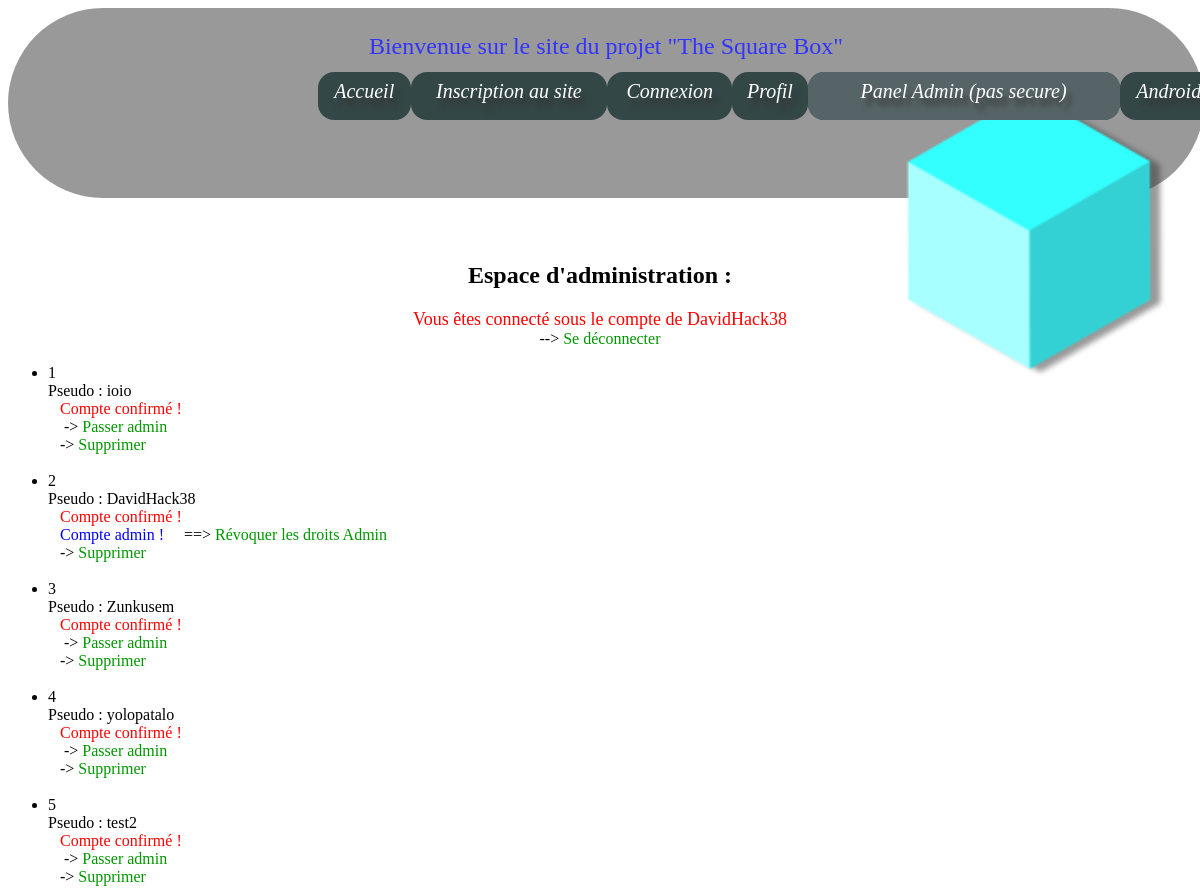
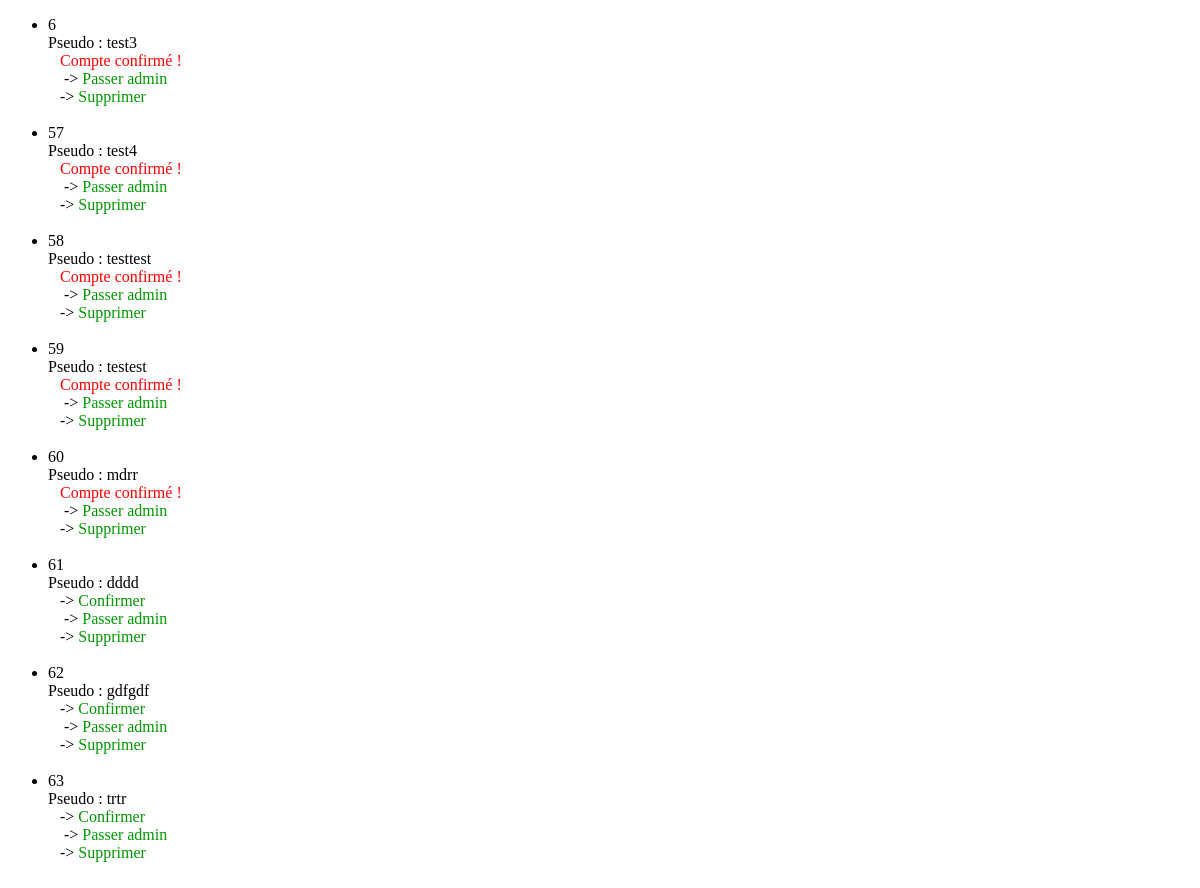
The app's page /admin.php (signed in) with its own data (2 pictures, top to bottom).
### tables this page shows
CREATE TABLE `membres` (
  `id_user` int(11) NOT NULL,
  `pseudo` varchar(255) NOT NULL,
  `mail` varchar(255) NOT NULL,
  `motdepasse` text NOT NULL,
  `avatar` varchar(255) NOT NULL,
  `confirm_by_mail` varchar(255) NOT NULL,
  `admin` varchar(255) NOT NULL
);

### admin.php (the view, shortened to what this page needs)
<?php
	include('fonction.php');
	$pdo_options[PDO::ATTR_ERRMODE] = PDO::ERRMODE_EXCEPTION;
	$bdd = new PDO('mysql:host=127.0.0.1;dbname=Projet_Square_Box', 'Square-Box', 'raspberry', $pdo_options);
	Try
	{
		if (isset($_SESSION['id_user']))
		{
			$profil_php = "profil.php?id_user=" . $_SESSION['id_user'];
			$req_user = $bdd -> prepare('SELECT * FROM membres WHERE id_user = ? ');
			$req_user -> execute(array($_SESSION['id_user']));
			$user_info = $req_user-> Fetch(PDO::FETCH_ASSOC);
			if (isset($_SESSION['admin']) AND $_SESSION['admin'] == 'TRUE')
			{
				$user = $bdd-> query("SELECT * FROM membres ORDER BY id_user");
?>
<!doctype html>
<html>
	<head>
		<?php
			head();
		?>
	</head>
	<body>
		<div class="moncadre">
			<p class="title"> Bienvenue sur le site du projet "The Square Box" </p>
			<a href="index.php"> <img class="zoom" src="fichiers/images/favicon2_no-process.png"/> </a>
				<nav id="navigation">
					<li> <a href="index.php"> Accueil </a> </li>
					<li> <a href="register.php"> Inscription au site </a> </li>
					<li> <a href="login.php"> Connexion </a> </li>
					<li> <a href="<?php echo $profil_php ?> "> Profil </a> </li>
					<li> <a id="active" href="admin.php"> Panel Admin (pas secure) </a> </li>
					<li> <a href="android.php"> Android </a> </li>
				</nav>
		</div>
		<br><br><br><br><br><br><br><br><br><br><br><br>
		<div align="center"> <br>
			<h2> Espace d'administration : </h2>
			<?php
				echo ' <font color="red" size="4"> Vous êtes connecté sous le compte de ' . $user_info['pseudo'] . '</font> <br> --> <a href="disconnect.php"> Se déconnecter </a>';
				echo '</div> <ul>';
				while ($u = $user->fetch())
				{
					echo '<li>' . $u['id_user'] . '<br> Pseudo : ' . $u['pseudo'] . '<br>';
					if ($u['confirm_by_mail'] == 'FALSE')
					{
						echo '&nbsp;&nbsp; -> <a id="link" href="admin.php?type=membres&id_confirm=' . $u['id_user'] . '"> Confirmer</a> <br>';
					}
					elseif ($u['confirm_by_mail'] == 'TRUE')
					{
						echo '<font color=red> &nbsp;&nbsp; Compte confirmé ! </font> <br>';
					}
					if ($u['admin'] == 'FALSE')
					{
						echo '&nbsp;&nbsp;&nbsp; -> <a id="link" href="admin.php?type=membres&id_admin=' . $u['id_user'] . '"> Passer admin</a> <br>';
					}
					elseif ($u['admin'] == 'TRUE')
					{
						echo ' <font color=blue> &nbsp;&nbsp; Compte admin ! </font>';
						echo '&nbsp;&nbsp;&nbsp; ==> <a id="link" href="admin.php?type=membres&id_revoq_admin=' . $u['id_user'] . '"> Révoquer les droits Admin</a> <br>';
					}
					echo '&nbsp;&nbsp; -> <a href="admin.php?type=membre&id_suppr=' . $u['id_user'] . '" onclick="return(confirm(\'Vous allez supprimer ce membre. Attention, cette action est irréversible ! \'));"> Supprimer </a> </li> <br>';
				}
			echo '</ul>';
			}
			else
			{
				$erreur = "Vous n'êtes pas admin ! <br> <br> Il faut être administrateur pour accéder à cette page !!";
				header('Refresh: 2;URL=profil.php?id_user=' . $_SESSION['id_user'] . '');
			}
		}
		else
		{
			$profil_php = "profil.php";
			$erreur = "Vous n'êtes pas connecté ! Il faut être connecté en temps qu'admin pour accéder à cette page !";
			header('Refresh: 2;URL=login.php');
		}
	}
	catch (Exception $error)
	{
		die ('Erreur MYSQL : ' . $error-> getMessage());
	}
?>
	</body>
</html>

### fonction.php (shortened to what this page needs)
<?php
function head()
{
    echo '<link rel="stylesheet" type="text/css" href="fichiers/mise en page/perso/css/style.css">';
	echo '<link rel="stylesheet" type="text/css" href="fichiers/mise en page/perso/css/buttonLoader.css "';
	echo '<link rel="stylesheet" type="text/css" href="fichiers/mise en page/font-awesome/font-awesome.css">';
}

### fichiers/mise en page/Perso/css/style.css (style rules this page uses)
html { font-family: Verdana Georgia; }
a { text-decoration: none; color: rgb(1, 150, 0); }
.title { text-align: center; color: blue; font-size: 1.5em; margin: 5px 50px; }
nav { display: table; position: fixed; height: auto; width: 900px; margin: 5px auto; padding: 2px 25% 2px 25%; z-index: 2; }
nav li { display: table-cell; background-color: #011919; border-radius: 16px; z-index: 2; }
nav li a { display: block; text-align: center; color: #ffffff; text-decoration: none; padding: 8px 8px 17px 8px; transition: all .3s 0s; text-shadow: 5px 8px 5px #000000; font-family: Georgia; font-size: 20px; font-style: italic; border-radius: 16px; z-index: 2; }
#active { background-color: #2D3E41; padding: 8px 25px 17px 25px; transition: all .3s .1s; z-index: 2; }
.moncadre { background-color: grey; opacity: 0.8; position: fixed; width: 98%; height: 150px; margin: 0 auto; padding: 20px 10px 20px 10px; border-radius: 100px 100px 100px 100px; z-index: 2; }
.zoom { width: 330px; height: 330px; float: right; z-index: 2; }

### records on screen
membres: pseudo "DavidHack38", id_user "2", confirm_by_mail "Compte confirmé !"
membres: id_user "1", pseudo "ioio", confirm_by_mail "Compte confirmé !"
membres: id_user "3", pseudo "Zunkusem", confirm_by_mail "Compte confirmé !"
membres: id_user "4", pseudo "yolopatalo", confirm_by_mail "Compte confirmé !"
membres: id_user "5", pseudo "test2", confirm_by_mail "Compte confirmé !"
membres: id_user "6", pseudo "test3", confirm_by_mail "Compte confirmé !"
membres: id_user "57", pseudo "test4", confirm_by_mail "Compte confirmé !"
membres: id_user "58", pseudo "testtest", confirm_by_mail "Compte confirmé !"
membres: id_user "59", pseudo "testest", confirm_by_mail "Compte confirmé !"
membres: id_user "60", pseudo "mdrr", confirm_by_mail "Compte confirmé !"
membres: id_user "61", pseudo "dddd"
membres: id_user "62", pseudo "gdfgdf"
membres: id_user "63", pseudo "trtr"
